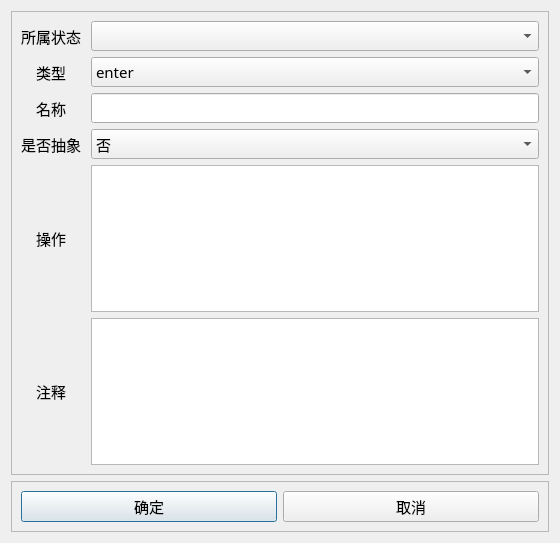
<?xml version="1.0" encoding="UTF-8"?>
<ui version="4.0">
 <class>Dialog_Add_Lifecycle</class>
 <widget class="QDialog" name="Dialog_Add_Lifecycle">
  <property name="geometry">
   <rect>
    <x>0</x>
    <y>0</y>
    <width>560</width>
    <height>543</height>
   </rect>
  </property>
  <property name="windowTitle">
   <string>Dialog</string>
  </property>
  <layout class="QVBoxLayout" name="verticalLayout" stretch="2,0">
   <item>
    <widget class="QFrame" name="frame">
     <property name="font">
      <font>
       <family>Bahnschrift SemiBold Condensed</family>
      </font>
     </property>
     <property name="frameShape">
      <enum>QFrame::StyledPanel</enum>
     </property>
     <property name="frameShadow">
      <enum>QFrame::Raised</enum>
     </property>
     <layout class="QGridLayout" name="gridLayout">
      <property name="horizontalSpacing">
       <number>10</number>
      </property>
      <item row="1" column="1">
       <widget class="QComboBox" name="combo_type">
        <property name="sizePolicy">
         <sizepolicy hsizetype="Preferred" vsizetype="Fixed">
          <horstretch>0</horstretch>
          <verstretch>0</verstretch>
         </sizepolicy>
        </property>
        <property name="maximumSize">
         <size>
          <width>16777215</width>
          <height>50</height>
         </size>
        </property>
        <property name="font">
         <font>
          <family>微软雅黑</family>
          <pointsize>11</pointsize>
         </font>
        </property>
        <item>
         <property name="text">
          <string>enter</string>
         </property>
        </item>
        <item>
         <property name="text">
          <string>during</string>
         </property>
        </item>
        <item>
         <property name="text">
          <string>exit</string>
         </property>
        </item>
        <item>
         <property name="text">
          <string>during before</string>
         </property>
        </item>
        <item>
         <property name="text">
          <string>during after</string>
         </property>
        </item>
       </widget>
      </item>
      <item row="3" column="1">
       <widget class="QComboBox" name="combo_abstract">
        <property name="maximumSize">
         <size>
          <width>16777215</width>
          <height>50</height>
         </size>
        </property>
        <property name="font">
         <font>
          <family>微软雅黑</family>
          <pointsize>11</pointsize>
         </font>
        </property>
        <item>
         <property name="text">
          <string>否</string>
         </property>
        </item>
        <item>
         <property name="text">
          <string>是</string>
         </property>
        </item>
       </widget>
      </item>
      <item row="5" column="1">
       <widget class="QTextEdit" name="edit_annotation">
        <property name="font">
         <font>
          <family>微软雅黑</family>
          <pointsize>11</pointsize>
         </font>
        </property>
       </widget>
      </item>
      <item row="4" column="1">
       <widget class="QTextEdit" name="edit_op">
        <property name="font">
         <font>
          <family>微软雅黑</family>
          <pointsize>11</pointsize>
         </font>
        </property>
       </widget>
      </item>
      <item row="3" column="0">
       <widget class="QLabel" name="label_abstract">
        <property name="font">
         <font>
          <family>微软雅黑</family>
          <pointsize>11</pointsize>
         </font>
        </property>
        <property name="text">
         <string>是否抽象</string>
        </property>
        <property name="alignment">
         <set>Qt::AlignCenter</set>
        </property>
       </widget>
      </item>
      <item row="4" column="0">
       <widget class="QLabel" name="label_op">
        <property name="font">
         <font>
          <family>微软雅黑</family>
          <pointsize>11</pointsize>
         </font>
        </property>
        <property name="text">
         <string>操作</string>
        </property>
        <property name="alignment">
         <set>Qt::AlignCenter</set>
        </property>
       </widget>
      </item>
      <item row="1" column="0">
       <widget class="QLabel" name="label_type">
        <property name="font">
         <font>
          <family>微软雅黑</family>
          <pointsize>11</pointsize>
         </font>
        </property>
        <property name="text">
         <string>类型</string>
        </property>
        <property name="alignment">
         <set>Qt::AlignCenter</set>
        </property>
       </widget>
      </item>
      <item row="5" column="0">
       <widget class="QLabel" name="label">
        <property name="font">
         <font>
          <family>微软雅黑</family>
          <pointsize>11</pointsize>
         </font>
        </property>
        <property name="text">
         <string>注释</string>
        </property>
        <property name="alignment">
         <set>Qt::AlignCenter</set>
        </property>
       </widget>
      </item>
      <item row="2" column="0">
       <widget class="QLabel" name="label_name">
        <property name="font">
         <font>
          <family>微软雅黑</family>
          <pointsize>11</pointsize>
         </font>
        </property>
        <property name="text">
         <string>名称</string>
        </property>
        <property name="alignment">
         <set>Qt::AlignCenter</set>
        </property>
       </widget>
      </item>
      <item row="2" column="1">
       <widget class="QLineEdit" name="edit_name">
        <property name="font">
         <font>
          <family>微软雅黑</family>
          <pointsize>11</pointsize>
         </font>
        </property>
       </widget>
      </item>
      <item row="0" column="0">
       <widget class="QLabel" name="label_owner_state">
        <property name="font">
         <font>
          <family>微软雅黑</family>
          <pointsize>11</pointsize>
         </font>
        </property>
        <property name="text">
         <string>所属状态</string>
        </property>
        <property name="alignment">
         <set>Qt::AlignCenter</set>
        </property>
       </widget>
      </item>
      <item row="0" column="1">
       <widget class="QComboBox" name="combo_owner_state">
        <property name="font">
         <font>
          <family>微软雅黑</family>
          <pointsize>11</pointsize>
         </font>
        </property>
       </widget>
      </item>
     </layout>
    </widget>
   </item>
   <item>
    <widget class="QFrame" name="frame_2">
     <property name="frameShape">
      <enum>QFrame::StyledPanel</enum>
     </property>
     <property name="frameShadow">
      <enum>QFrame::Raised</enum>
     </property>
     <layout class="QHBoxLayout" name="horizontalLayout">
      <item>
       <widget class="QPushButton" name="button_accept">
        <property name="font">
         <font>
          <family>微软雅黑</family>
          <pointsize>11</pointsize>
         </font>
        </property>
        <property name="text">
         <string>确定</string>
        </property>
       </widget>
      </item>
      <item>
       <widget class="QPushButton" name="button_cancle">
        <property name="font">
         <font>
          <family>微软雅黑</family>
          <pointsize>11</pointsize>
         </font>
        </property>
        <property name="text">
         <string>取消</string>
        </property>
       </widget>
      </item>
     </layout>
    </widget>
   </item>
  </layout>
 </widget>
 <resources/>
 <connections/>
</ui>
